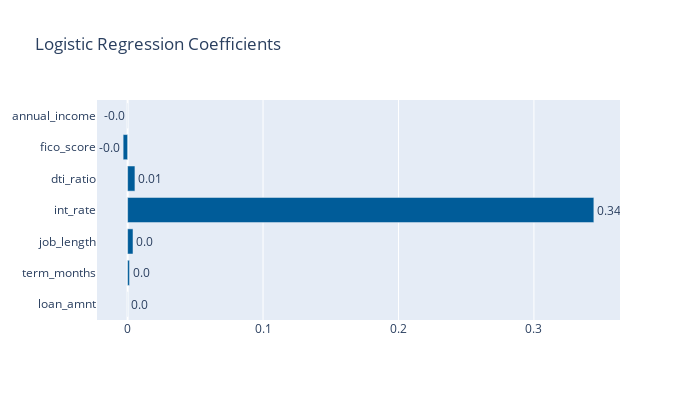

The code cell stored with this chart in its notebook:
### Code cell
# Refit selected model
model3 = LogisticRegression(**model_dict["logistic"].best_params_)
model3.fit(X_2, y_2)

# Display Model Coefficients
fig = go.Figure([
    go.Bar(y=X_train.columns, x=model3.coef_[0], text=np.round(model3.coef_[0], 2), orientation='h')
    ])

fig.update_traces(textposition='outside', marker_color='rgb(0, 92, 153)')
fig.update_layout(title='Logistic Regression Coefficients',
                  dragmode='select',
                  width=700,
                  height=400,
                  hovermode='closest')
fig.show()

### Figure 1 — Plotly figure (JSON) as saved in the notebook; plotly's stock layout.template omitted (floating-point values rounded to 4 significant figures)
{"data": [{"marker": {"color": "rgb(0, 92, 153)"}, "orientation": "h", "text": ["0.0", "0.0", "0.0", "0.34", "0.01", "-0.0", "-0.0"], "textposition": "outside", "type": "bar", "x": [2.241e-06, 0.001409, 0.003969, 0.3443, 0.005401, -0.003294, -5.027e-06], "y": ["loan_amnt", "term_months", "job_length", "int_rate", "dti_ratio", "fico_score", "annual_income"]}], "layout": {"dragmode": "select", "height": 400, "hovermode": "closest", "title": {"text": "Logistic Regression Coefficients"}, "width": 700}}
